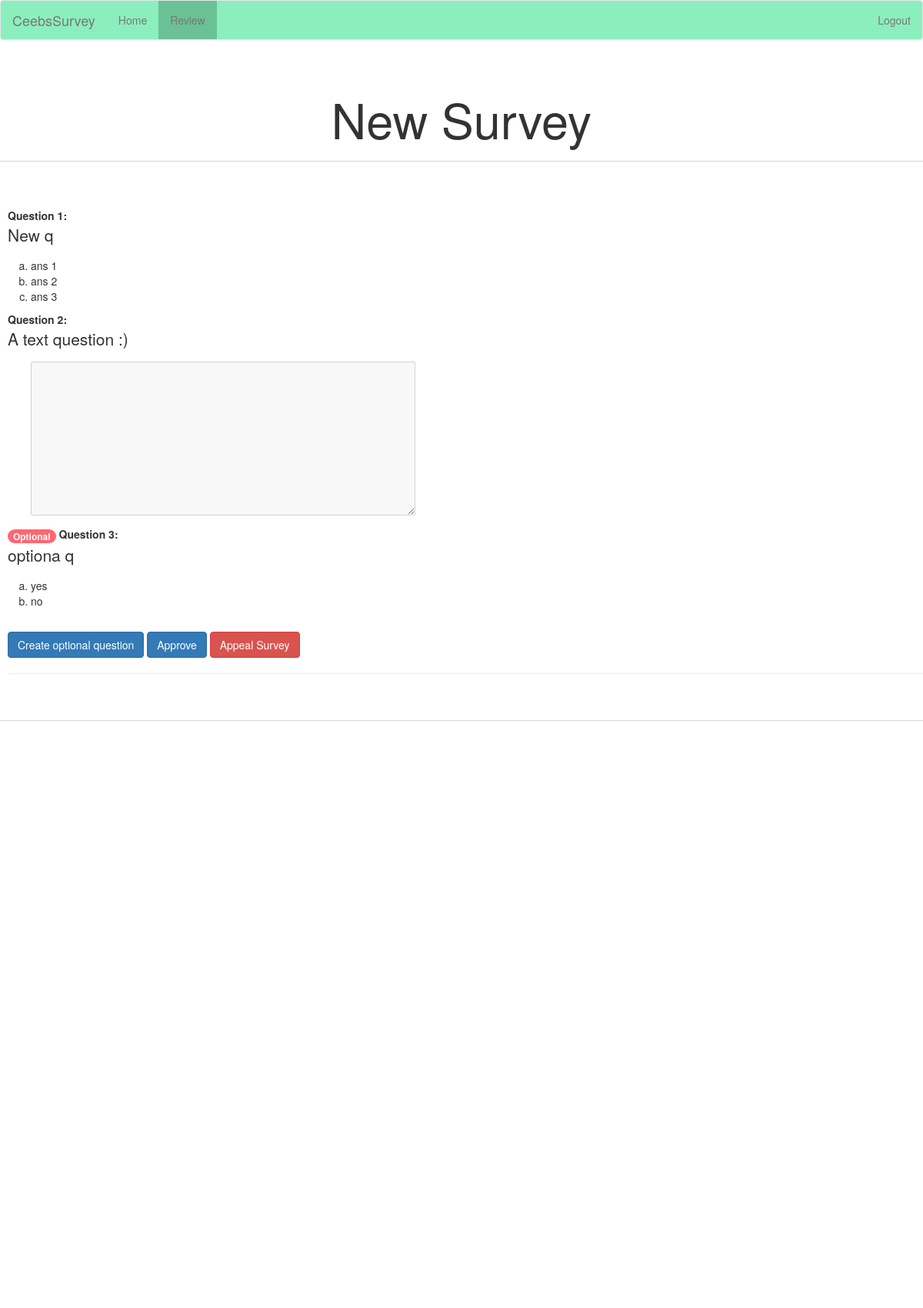
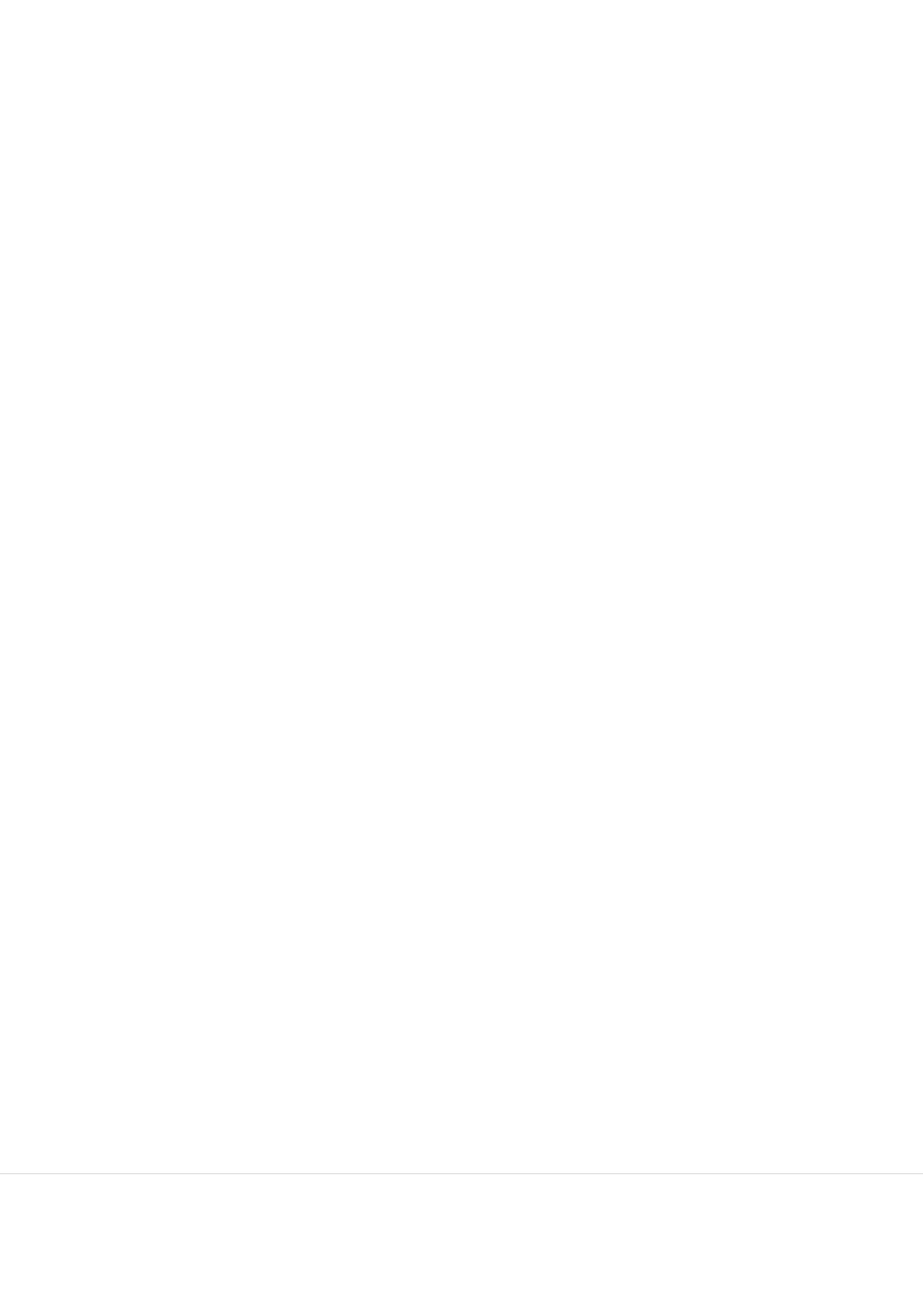
Screenshot of /reviewsurvey/1 (signed in, upper part) with the database file from the repository (2 pictures, top to bottom).
### tables this page shows
CREATE TABLE Surveys (
    ID INTEGER PRIMARY KEY AUTOINCREMENT,
    name VARCHAR(100) NOT NULL, status INTEGER NOT NULL,
    open VARCHAR(20), close VARCHAR(20)
    );

CREATE TABLE Questions (
    ID INTEGER PRIMARY KEY AUTOINCREMENT,
    question VARCHAR(200) NOT NULL, type VARCHAR(1) NOT NULL,
    isMandatory BOOLEAN NOT NULL, isDeleted BOOLEAN NOT NULL);

CREATE TABLE mcAnswers (
    ID INTEGER PRIMARY KEY,
    qID INTEGER NOT NULL,
    option VARCHAR(100) NOT NULL,
    FOREIGN KEY (qID) REFERENCES Questions (ID)
    ON DELETE CASCADE ON UPDATE CASCADE
    );

### routes.py (the view)
@app.route("/reviewsurvey/<id>", methods=["GET", "POST"])
def reviewsurvey(id):
    global surveyID
    if (user.type != 2):
        return redirect("/")
    id = int(id)
    surveyID = id
    print("showing survey " + str(id))
    global sList
    global qList
    now = datetime.datetime.now()
    chosenSurvey = []
    chosenSurvey = handle.getSurvey(id)
    if request.method == "POST":
        try:
            request.form['review']
            if chosenSurvey.getClose() < now:
                newOpen = now + datetime.timedelta(days=31)
                chosenSurvey.setOpenObj(newOpen)
                newClose = now + datetime.timedelta(days=32)
                chosenSurvey.setCloseObj(newClose)
            if chosenSurvey.getOpen() == None or (now > chosenSurvey.getOpen() and \
            (chosenSurvey.getClose() == None or now < chosenSurvey.getClose())):
                chosenSurvey.setStatus(2)
            else:
                chosenSurvey.setStatus(3)
            handle.updateSurvey(chosenSurvey)
            return redirect("/")
        except:
            pass
        try:
            request.form['reject']
            chosenSurvey.setStatus(0)
            handle.updateSurvey(chosenSurvey)
            return redirect("/")
        except:
            pass
        return redirect("/staffquestion")
    else:
        qDict = {}
        for q in chosenSurvey.getQuestions():
            qDict[q] = handle.getQuestion(q)
        return render_template("reviewsurvey.html", qDict = qDict, survey = chosenSurvey,sList = sList)

### dbController.py (called while the page is built)
	def getSurvey(self, surveyID):
		survey = self._model.getSurvey(surveyID)
		survList = []
		for s in survey:
			s = list(s)
			if surveyID != None:
				s.insert(0,surveyID)
			sList = []
			for surv in self._model.getQRef(surveyID = s[sDict['id']]):
				sList.append(surv[0])
			s.append(copy.deepcopy(sList))
			sList = []
			for surv in self._model.getSurveyAllocation(surveyID = s[sDict['id']]):
				sList.append(surv[0])
			s.append(copy.deepcopy(sList))
			sList = []
			for surv in self._model.findCompleted(s[sDict['id']]):
				sList.append(surv[0])
			s.append(copy.deepcopy(sList))
			survList.append(s)
		return survList

	def getQuestion(self, qID):
		question = self._model.getQuestion(qID)
		qList = []
		for q in question:
			q = list(q)
			if qID != None:
				q.insert(0, qID)
			if q[qDict['type']] == 'm':
				qs = []
				for quest in self._model.getOptions(q[qDict['id']]):
					qs.append(quest)
				q.append(qs)
			qList.append(q)
		return qList

### dbHandle.py (called while the page is built)
	def getSurvey(self, surveyID):
		survey = self._controller.getSurvey(surveyID)
		if (survey == -1):
			return -1
		sList = []
		for surv in survey:
			s = Survey(surv[sDict['id']])
			s.setName(surv[sDict['name']])
			s.setStatus(surv[sDict['status']])
			s.setOpen(surv[sDict['open']])
			s.setClose(surv[sDict['close']])
			for q in surv[sDict['qs']]:
				s.addQuestion(q)
			for c in surv[sDict['class']]:
				s.addCourse(c)
			for student in surv[sDict['completed']]:
				s.addCompleted(student)
				s.setOpen(surv[sDict['open']])
				s.setClose(surv[sDict['close']])
			sList.append(s)
		if surveyID == None:
			return sList
		else:
			return sList[0]

	def getQuestion(self, qID):
		question = self._controller.getQuestion(qID)
		qList = []
		for quest in question:
			if (quest[qDict['type']] == 'm'):
				q = Question(quest[qDict['id']])
				for a in quest[qDict['option']]:
					q.addAnswer(a)
			elif(quest[qDict['type']] == 't'):
				q = Question(quest[qDict['id']])
			q.setType(quest[qDict['type']])
			q.setName(quest[qDict['name']])
			q.setMandatory(quest[qDict['isMandatory']])
			q.setDelete(quest[qDict['isDeleted']])
			qList.append(q)
		if qID == None:
			return qList
		else:
			return qList[0]

### dbModel.py (called while the page is built)
	def getSurvey(self, id):
		if (id == None):
			query = "SELECT * from Surveys"
			return self._getEverything(query)
		query = "SELECT name, status, open, close from Surveys where ID = ?"
		survey = self._getQuery(query,[id])
		return survey

### question.py (called while the page is built)
	def setDelete(self, val):
		self._isDeleted = val

### templates/reviewsurvey.html (shortened to what this page needs)
<!DOCTYPE html>
<html>
<head>
  <link rel="stylesheet" href="https://maxcdn.bootstrapcdn.com/bootstrap/3.3.7/css/bootstrap.min.css">
  <link rel='stylesheet' href='../static/login.css?16.2'>
</head>
<body>
<nav class="navbar navbar-default">
  <div class="container-fluid">
    <div class="navbar-header">
      <a class="navbar-brand nav-list" href="#">CeebsSurvey</a>
    </div>
      <ul class="nav navbar-nav">
        <li class="nav-list"><a href="/">Home</a></li>
        <li id="active" class="nav-list"><a href="#">Review</a></li>
      </ul>
    <div class="navbar-right">
      <ul class="nav navbar-nav">
        <li class="nav-list"><a href="/login">Logout</a></li>
      </ul>
    </div>
  </div>
</nav>
<div id='page' class='jumbotron'>
	<h1>{{survey.getName()}}</h1>
	<hr>
  <br><br>
  <form method="post" style="margin-left: 10px">
      {% for q in survey.getQuestions()%}
        {%if not qDict[q].getisMandatory()%}
<span class="badge badge-secondary">Optional</span>
          {% endif %}
  	   <b>Question {{(loop.index)|string()}}:</b>
       <br>
       <p>{{qDict[q].getName()}}</p>
       <ol type="a" style="margin-left:30px">
       {%if qDict[q].getType() == 'm'%}
       {% for a in qDict[q].getAnswers() %}
          <li>{{a[1]}}</li>
       {%endfor%}
       {%else%}
       <textarea name="{{qDict[q].getID()}}" style="width:500px;height:200px;font-size:12pt;" disabled></textarea>
       {%endif%}
       </ol>
      {%endfor%}
    <br>
    	<button type="submit" class="btn btn-primary" name="question" value="1">Create optional question</button>
  	<button type="submit" class="btn btn-primary" name="review" value="1">Approve</button>
    <button type="submit" class="btn btn-danger" name="reject" value="0">Appeal Survey</button>
    <br><hr>
  </form>
<br>
<hr>
<br>
</div>
<div id='page' class='jumbotron'>
<br>
<hr><br>
</div>
</body>
</html>

### static/login.css (style rules this page uses)
* { margin: 0px; padding: 0px; }
h1 { font-size: 80px; text-align: center; }
.badge-secondary { background-color: #ff6771; }
.navbar { margin: 0px 0px 0px 0px; background-color: #8BEFBD; color: #000000; }
#active { background-color: #6AC195; }
#page { background-color: #FFFFFF; margin: 0px 0px 0px 0px; padding-bottom: 180%; }
.nav { display: inline-block; }

### rows the page displays
Surveys: getName "New Survey"
Questions: question "New q"
mcAnswers: option "ans 1"
mcAnswers: option "ans 2"
mcAnswers: option "ans 3"
Questions: question "A text question :)"
Questions: question "optiona q"
mcAnswers: option "yes"
mcAnswers: option "no"

### other values shown
{{ (loop.index)|string() }} "1" "2" "3"
